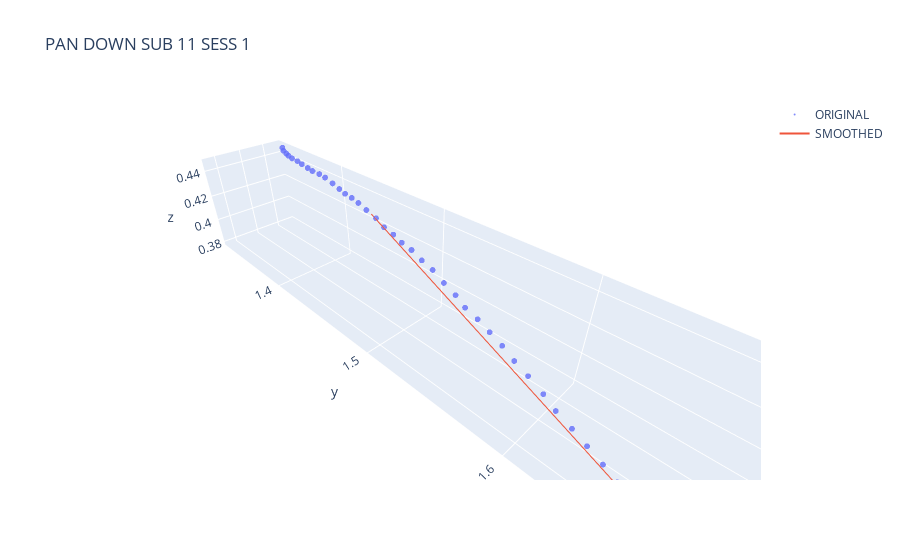
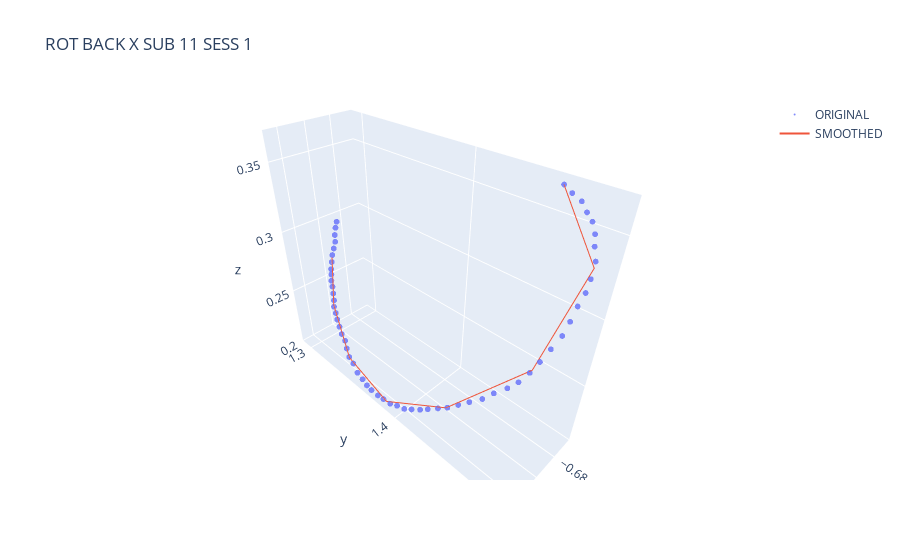

Notebook code cell kept with these figures, in order:
### Markdown cell above
BSPLINE TEST

### Code cell
import numpy as np
from scipy.interpolate import BSpline, make_interp_spline


def drop_df(df, trial_num):
    df.drop(df[(df["trigger_pull_amount_right"] == 0) & (df["trigger_pull_amount_left"] == 0)].index, inplace=True)
    df.drop(df[(df['gesture_counter_UI']) != trial_num].index, inplace=True)
    df.reset_index(drop=True, inplace=True)


#path_sess1 = 'C:\\Users\\katie\\Desktop\\cpsc\\VRelax\\gestureInterface\\CleanedData\\Sub11\\Freeform_Sub11_Sess1\\cleaned_session_F_BoxSelect_subjID_11_05-10-23_03-50-54.csv'
path_sess1 = 'C:\\Users\\katie\\Desktop\\cpsc\\VRelax\\gestureInterface\\CleanedData\\Sub11\\Freeform_Sub11_Sess1\\cleaned_session_F_PanDown_subjID_11_05-10-23_03-50-41.csv'
path_sess2 = 'C:\\Users\\katie\\Desktop\\cpsc\\VRelax\\gestureInterface\\CleanedData\\Sub11\\Freeform_Sub11_Sess1\\cleaned_session_F_RotBackX_subjID_11_05-10-23_03-52-41.csv'
path_sess3 = 'C:\\Users\\katie\\Desktop\\cpsc\\VRelax\\gestureInterface\\CleanedData\\Sub11\\Freeform_Sub11_Sess1\\cleaned_session_F_BoxSelect_subjID_11_05-10-23_03-50-54.csv'
path_sess1 = 'C:\\Users\\katie\\Desktop\\cpsc\\VRelax\\gestureInterface\\CleanedData\\Sub1\\Freeform_Sub1_Sess1\\cleaned_session_F_PanDown_subjID_1_04-14-23_02-23-56.csv'
df_sess3 = pd.read_csv(path_sess3)
drop_df(df_sess3, 1)

# Gets new df
df_sess1 = pd.read_csv(path_sess1)
drop_df(df_sess1, 1)

fig1 = go.Figure()
sess1_rX = df_sess1['r_controller_translation_x']
sess1_rY = df_sess1['r_controller_translation_y']
sess1_rZ = df_sess1['r_controller_translation_z']

if np.any(df_sess1['trigger_pull_amount_left'] > 0):
    print('left hand')

x = np.array(sess1_rX)
y = np.array(sess1_rY)
z = np.array(sess1_rZ)

# The number of control points and knots
k = 3  # degree of the B-spline
t = np.linspace(0, 1, len(sess1_rZ))

# Create the B-spline representation for each dimension
spl_x = make_interp_spline(t, x, k=k)
spl_y = make_interp_spline(t, y, k=k)
spl_z = make_interp_spline(t, z, k=k)

# Evaluate the B-spline over a dense set of points for a smooth trajectory
dense_t = np.linspace(0, 1, 5 * len(sess1_rZ))  # points in the smoothed curve; can be adjusted
x_smooth = spl_x(dense_t)
y_smooth = spl_y(dense_t)
z_smooth = spl_z(dense_t)

new_x_smooth = []
new_y_smooth = []
new_z_smooth = []
for index in range(len(x_smooth)):
    if (index % 150 != 0) :
        continue
    new_x_smooth.append(x_smooth[index])
    new_y_smooth.append(y_smooth[index])
    new_z_smooth.append(z_smooth[index])

fig1.add_trace(go.Scatter3d(
    x = sess1_rX,
    y = sess1_rY,
    z = sess1_rZ,
    mode='markers',
    marker=dict(
        size=2,
        colorscale='viridis',  # colorscale
        opacity=0.8,
    ),
    name='ORIGINAL',
    showlegend=True)
)
fig1.add_trace(go.Scatter3d(
    x = new_x_smooth,
    y = new_y_smooth,
    z = new_z_smooth,
    mode='lines',
    marker=dict(
        size=2,
        colorscale='sunset_r',  # colorscale
        opacity=0.8,
    ),
    name='SMOOTHED',
    showlegend=True)
)
fig1.update_layout(
    title_text='PAN DOWN SUB 11 SESS 1', 
    scene_aspectmode='data'
)
fig1.show()





# Gets new df
df_sess2 = pd.read_csv(path_sess2)
drop_df(df_sess2, 1)

fig2 = go.Figure()
sess2_rX = df_sess2['r_controller_translation_x']
sess2_rY = df_sess2['r_controller_translation_y']
sess2_rZ = df_sess2['r_controller_translation_z']

x = np.array(sess2_rX)
y = np.array(sess2_rY)
z = np.array(sess2_rZ)

# The number of control points and knots
k = 3  # degree of the B-spline
t = np.linspace(0, 1, len(sess2_rZ))

# Create the B-spline representation for each dimension
spl_x = make_interp_spline(t, x, k=k)
spl_y = make_interp_spline(t, y, k=k)
spl_z = make_interp_spline(t, z, k=k)

# Evaluate the B-spline over a dense set of points for a smooth trajectory
dense_t = np.linspace(0, 1, 20 * len(sess2_rZ))  # points in the smoothed curve; can be adjusted
x_smooth = spl_x(dense_t)
y_smooth = spl_y(dense_t)
z_smooth = spl_z(dense_t)

new_x_smooth = []
new_y_smooth = []
new_z_smooth = []
for index in range(len(x_smooth)):
    if (index % 150 != 0) :
        continue
    new_x_smooth.append(x_smooth[index])
    new_y_smooth.append(y_smooth[index])
    new_z_smooth.append(z_smooth[index])
    

fig2.add_trace(go.Scatter3d(
    x = sess2_rX,
    y = sess2_rY,
    z = sess2_rZ,
    mode='markers',
    marker=dict(
        size=2,
        colorscale='viridis',  # colorscale
        opacity=0.8,
    ),
    name='ORIGINAL',
    showlegend=True)
)
fig2.add_trace(go.Scatter3d(
    x = new_x_smooth,
    y = new_y_smooth,
    z = new_z_smooth,
    mode='lines',
    marker=dict(
        size=2,
        colorscale='sunset_r',  # colorscale
        opacity=0.8,
    ),
    name='SMOOTHED',
    showlegend=True)
)
fig2.update_layout(
    title_text='ROT BACK X SUB 11 SESS 1', 
    scene_aspectmode='data'
)
fig2.show()

#fig2.update_layout(title_text='Smoothed: BOX SELECT SUB 1 SESS 1', scene_aspectmode='data')
#fig2.show()

### Figure 1 — Plotly figure (JSON) as saved in the notebook; plotly's stock layout.template omitted (floating-point values rounded to 4 significant figures)
{"data": [{"marker": {"colorscale": [[0, "#440154"], [0.1111, "#482878"], [0.2222, "#3e4989"], [0.3333, "#31688e"], [0.4444, "#26828e"], [0.5556, "#1f9e89"], [0.6667, "#35b779"], [0.7778, "#6ece58"], [0.8889, "#b5de2b"], [1, "#fde725"]], "opacity": 0.8, "size": 2}, "mode": "markers", "name": "ORIGINAL", "showlegend": true, "type": "scatter3d", "x": [-0.172, -0.173, -0.175, -0.177, -0.178, -0.18, -0.182, -0.183, -0.185, -0.186, -0.188, -0.19, -0.192, -0.194, -0.197, -0.2, -0.202, -0.205, -0.207, -0.209, -0.21, -0.212, -0.213, -0.215, -0.217, -0.22, -0.222, -0.223, -0.223, -0.224, -0.225, -0.227, -0.229, -0.23, -0.231, -0.231, -0.231, -0.232, -0.232, -0.233, -0.233, -0.233, -0.232, -0.232, -0.232, -0.231, -0.23], "y": [1.698, 1.694, 1.69, 1.685, 1.679, 1.674, 1.667, 1.66, 1.653, 1.646, 1.638, 1.629, 1.62, 1.61, 1.601, 1.59, 1.58, 1.57, 1.56, 1.55, 1.54, 1.531, 1.521, 1.51, 1.499, 1.487, 1.476, 1.467, 1.458, 1.449, 1.438, 1.427, 1.417, 1.408, 1.4, 1.392, 1.383, 1.374, 1.365, 1.357, 1.349, 1.343, 1.337, 1.332, 1.329, 1.327, 1.328], "z": [0.382, 0.38, 0.379, 0.379, 0.381, 0.383, 0.385, 0.386, 0.388, 0.389, 0.391, 0.393, 0.395, 0.397, 0.399, 0.401, 0.403, 0.405, 0.407, 0.409, 0.411, 0.414, 0.417, 0.42, 0.421, 0.422, 0.422, 0.424, 0.426, 0.429, 0.431, 0.432, 0.432, 0.432, 0.433, 0.435, 0.437, 0.437, 0.437, 0.437, 0.438, 0.439, 0.44, 0.441, 0.442, 0.444, 0.447]}, {"marker": {"colorscale": [[0, "rgb(92, 83, 165)"], [0.1667, "rgb(160, 89, 160)"], [0.3333, "rgb(206, 102, 147)"], [0.5, "rgb(235, 127, 134)"], [0.6667, "rgb(248, 160, 126)"], [0.8333, "rgb(250, 196, 132)"], [1, "rgb(243, 231, 155)"]], "opacity": 0.8, "size": 2}, "mode": "lines", "name": "SMOOTHED", "showlegend": true, "type": "scatter3d", "x": [-0.172, -0.2244], "y": [1.698, 1.444], "z": [0.382, 0.4301]}], "layout": {"scene": {"aspectmode": "data"}, "title": {"text": "PAN DOWN SUB 11 SESS 1"}}}

### Figure 2 — Plotly figure (JSON) as saved in the notebook; plotly's stock layout.template omitted (floating-point values rounded to 4 significant figures)
{"data": [{"marker": {"colorscale": [[0, "#440154"], [0.1111, "#482878"], [0.2222, "#3e4989"], [0.3333, "#31688e"], [0.4444, "#26828e"], [0.5556, "#1f9e89"], [0.6667, "#35b779"], [0.7778, "#6ece58"], [0.8889, "#b5de2b"], [1, "#fde725"]], "opacity": 0.8, "size": 2}, "mode": "markers", "name": "ORIGINAL", "showlegend": true, "type": "scatter3d", "x": [-0.696, -0.694, -0.693, -0.69, -0.689, -0.688, -0.686, -0.684, -0.681, -0.679, -0.676, -0.674, -0.671, -0.668, -0.665, -0.662, -0.659, -0.657, -0.655, -0.653, -0.65, -0.647, -0.644, -0.642, -0.64, -0.638, -0.636, -0.634, -0.633, -0.632, -0.632, -0.632, -0.632, -0.632, -0.633, -0.634, -0.636, -0.637, -0.639, -0.641, -0.642, -0.644, -0.646, -0.648, -0.649, -0.651, -0.653, -0.655, -0.656, -0.658, -0.659, -0.661, -0.663, -0.665, -0.667, -0.668, -0.67, -0.671], "y": [1.457, 1.463, 1.469, 1.474, 1.478, 1.481, 1.483, 1.486, 1.487, 1.487, 1.486, 1.485, 1.484, 1.481, 1.478, 1.475, 1.471, 1.466, 1.459, 1.453, 1.446, 1.44, 1.434, 1.428, 1.421, 1.416, 1.41, 1.405, 1.399, 1.393, 1.386, 1.38, 1.373, 1.368, 1.362, 1.355, 1.348, 1.342, 1.337, 1.333, 1.328, 1.323, 1.318, 1.314, 1.311, 1.309, 1.306, 1.303, 1.301, 1.299, 1.298, 1.297, 1.296, 1.296, 1.296, 1.295, 1.294, 1.295], "z": [0.365, 0.363, 0.361, 0.358, 0.355, 0.35, 0.345, 0.339, 0.331, 0.324, 0.317, 0.308, 0.3, 0.291, 0.282, 0.274, 0.266, 0.259, 0.251, 0.243, 0.237, 0.232, 0.227, 0.223, 0.218, 0.215, 0.212, 0.21, 0.209, 0.207, 0.206, 0.205, 0.205, 0.206, 0.207, 0.208, 0.211, 0.213, 0.217, 0.221, 0.224, 0.227, 0.23, 0.233, 0.237, 0.241, 0.245, 0.249, 0.253, 0.257, 0.261, 0.266, 0.271, 0.276, 0.281, 0.286, 0.291, 0.296]}, {"marker": {"colorscale": [[0, "rgb(92, 83, 165)"], [0.1667, "rgb(160, 89, 160)"], [0.3333, "rgb(206, 102, 147)"], [0.5, "rgb(235, 127, 134)"], [0.6667, "rgb(248, 160, 126)"], [0.8333, "rgb(250, 196, 132)"], [1, "rgb(243, 231, 155)"]], "opacity": 0.8, "size": 2}, "mode": "lines", "name": "SMOOTHED", "showlegend": true, "type": "scatter3d", "x": [-0.696, -0.6829, -0.6628, -0.6437, -0.6319, -0.6369, -0.6494, -0.6623], "y": [1.457, 1.487, 1.476, 1.433, 1.389, 1.343, 1.31, 1.296], "z": [0.365, 0.3361, 0.276, 0.2265, 0.2064, 0.2127, 0.2381, 0.2692]}], "layout": {"scene": {"aspectmode": "data"}, "title": {"text": "ROT BACK X SUB 11 SESS 1"}}}
